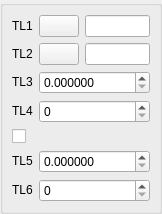
<?xml version="1.0" encoding="UTF-8"?>
<ui version="4.0">
 <class>DlgRef_2Sel4Spin1Check_QTD</class>
 <widget class="QWidget" name="DlgRef_2Sel4Spin1Check_QTD">
  <property name="geometry">
   <rect>
    <x>0</x>
    <y>0</y>
    <width>156</width>
    <height>205</height>
   </rect>
  </property>
  <property name="windowTitle">
   <string/>
  </property>
  <layout class="QGridLayout">
   <property name="margin">
    <number>0</number>
   </property>
   <property name="spacing">
    <number>0</number>
   </property>
   <item row="0" column="0">
    <widget class="QGroupBox" name="GroupBox1">
     <property name="title">
      <string/>
     </property>
     <layout class="QGridLayout">
      <property name="margin">
       <number>9</number>
      </property>
      <property name="spacing">
       <number>6</number>
      </property>
      <item row="4" column="0" colspan="3">
       <widget class="QCheckBox" name="CheckButton1">
        <property name="text">
         <string/>
        </property>
       </widget>
      </item>
      <item row="6" column="1" colspan="2">
       <widget class="SalomeApp_IntSpinBox" name="SpinBox_DY2">
        <property name="maximum">
         <number>1000000</number>
        </property>
       </widget>
      </item>
      <item row="5" column="1" colspan="2">
       <widget class="SalomeApp_DoubleSpinBox" name="SpinBox_DX2">
        <property name="decimals">
         <number>6</number>
        </property>
        <property name="maximum">
         <double>1000000000.000000000000000</double>
        </property>
       </widget>
      </item>
      <item row="3" column="1" colspan="2">
       <widget class="SalomeApp_IntSpinBox" name="SpinBox_DY1">
        <property name="maximum">
         <number>1000000</number>
        </property>
       </widget>
      </item>
      <item row="2" column="1" colspan="2">
       <widget class="SalomeApp_DoubleSpinBox" name="SpinBox_DX1">
        <property name="decimals">
         <number>6</number>
        </property>
        <property name="maximum">
         <double>1000000000.000000000000000</double>
        </property>
       </widget>
      </item>
      <item row="6" column="0">
       <widget class="QLabel" name="TextLabel6">
        <property name="sizePolicy">
         <sizepolicy hsizetype="Fixed" vsizetype="Fixed">
          <horstretch>0</horstretch>
          <verstretch>0</verstretch>
         </sizepolicy>
        </property>
        <property name="text">
         <string>TL6</string>
        </property>
        <property name="wordWrap">
         <bool>false</bool>
        </property>
       </widget>
      </item>
      <item row="5" column="0">
       <widget class="QLabel" name="TextLabel5">
        <property name="sizePolicy">
         <sizepolicy hsizetype="Fixed" vsizetype="Fixed">
          <horstretch>0</horstretch>
          <verstretch>0</verstretch>
         </sizepolicy>
        </property>
        <property name="text">
         <string>TL5</string>
        </property>
        <property name="wordWrap">
         <bool>false</bool>
        </property>
       </widget>
      </item>
      <item row="3" column="0">
       <widget class="QLabel" name="TextLabel4">
        <property name="sizePolicy">
         <sizepolicy hsizetype="Fixed" vsizetype="Fixed">
          <horstretch>0</horstretch>
          <verstretch>0</verstretch>
         </sizepolicy>
        </property>
        <property name="text">
         <string>TL4</string>
        </property>
        <property name="wordWrap">
         <bool>false</bool>
        </property>
       </widget>
      </item>
      <item row="2" column="0">
       <widget class="QLabel" name="TextLabel3">
        <property name="sizePolicy">
         <sizepolicy hsizetype="Fixed" vsizetype="Fixed">
          <horstretch>0</horstretch>
          <verstretch>0</verstretch>
         </sizepolicy>
        </property>
        <property name="text">
         <string>TL3</string>
        </property>
        <property name="wordWrap">
         <bool>false</bool>
        </property>
       </widget>
      </item>
      <item row="1" column="0">
       <widget class="QLabel" name="TextLabel2">
        <property name="sizePolicy">
         <sizepolicy hsizetype="Fixed" vsizetype="Fixed">
          <horstretch>0</horstretch>
          <verstretch>0</verstretch>
         </sizepolicy>
        </property>
        <property name="text">
         <string>TL2</string>
        </property>
        <property name="wordWrap">
         <bool>false</bool>
        </property>
       </widget>
      </item>
      <item row="1" column="1">
       <widget class="QPushButton" name="PushButton2">
        <property name="sizePolicy">
         <sizepolicy hsizetype="Fixed" vsizetype="Fixed">
          <horstretch>0</horstretch>
          <verstretch>0</verstretch>
         </sizepolicy>
        </property>
        <property name="text">
         <string/>
        </property>
       </widget>
      </item>
      <item row="0" column="2">
       <widget class="QLineEdit" name="LineEdit1"/>
      </item>
      <item row="0" column="0">
       <widget class="QLabel" name="TextLabel1">
        <property name="sizePolicy">
         <sizepolicy hsizetype="Fixed" vsizetype="Fixed">
          <horstretch>0</horstretch>
          <verstretch>0</verstretch>
         </sizepolicy>
        </property>
        <property name="text">
         <string>TL1</string>
        </property>
        <property name="wordWrap">
         <bool>false</bool>
        </property>
       </widget>
      </item>
      <item row="1" column="2">
       <widget class="QLineEdit" name="LineEdit2"/>
      </item>
      <item row="0" column="1">
       <widget class="QPushButton" name="PushButton1">
        <property name="sizePolicy">
         <sizepolicy hsizetype="Fixed" vsizetype="Fixed">
          <horstretch>0</horstretch>
          <verstretch>0</verstretch>
         </sizepolicy>
        </property>
        <property name="text">
         <string/>
        </property>
       </widget>
      </item>
     </layout>
    </widget>
   </item>
  </layout>
 </widget>
 <layoutdefault spacing="6" margin="11"/>
 <pixmapfunction>qPixmapFromMimeSource</pixmapfunction>
 <customwidgets>
  <customwidget>
   <class>SalomeApp_DoubleSpinBox</class>
   <extends>QDoubleSpinBox</extends>
   <header location="global">SalomeApp_DoubleSpinBox.h</header>
  </customwidget>
  <customwidget>
   <class>SalomeApp_IntSpinBox</class>
   <extends>QSpinBox</extends>
   <header location="global">SalomeApp_IntSpinBox.h</header>
  </customwidget>
 </customwidgets>
 <tabstops>
  <tabstop>PushButton1</tabstop>
  <tabstop>LineEdit1</tabstop>
  <tabstop>PushButton2</tabstop>
  <tabstop>LineEdit2</tabstop>
  <tabstop>SpinBox_DX1</tabstop>
  <tabstop>SpinBox_DY1</tabstop>
  <tabstop>CheckButton1</tabstop>
  <tabstop>SpinBox_DX2</tabstop>
  <tabstop>SpinBox_DY2</tabstop>
 </tabstops>
 <resources/>
 <connections/>
</ui>
